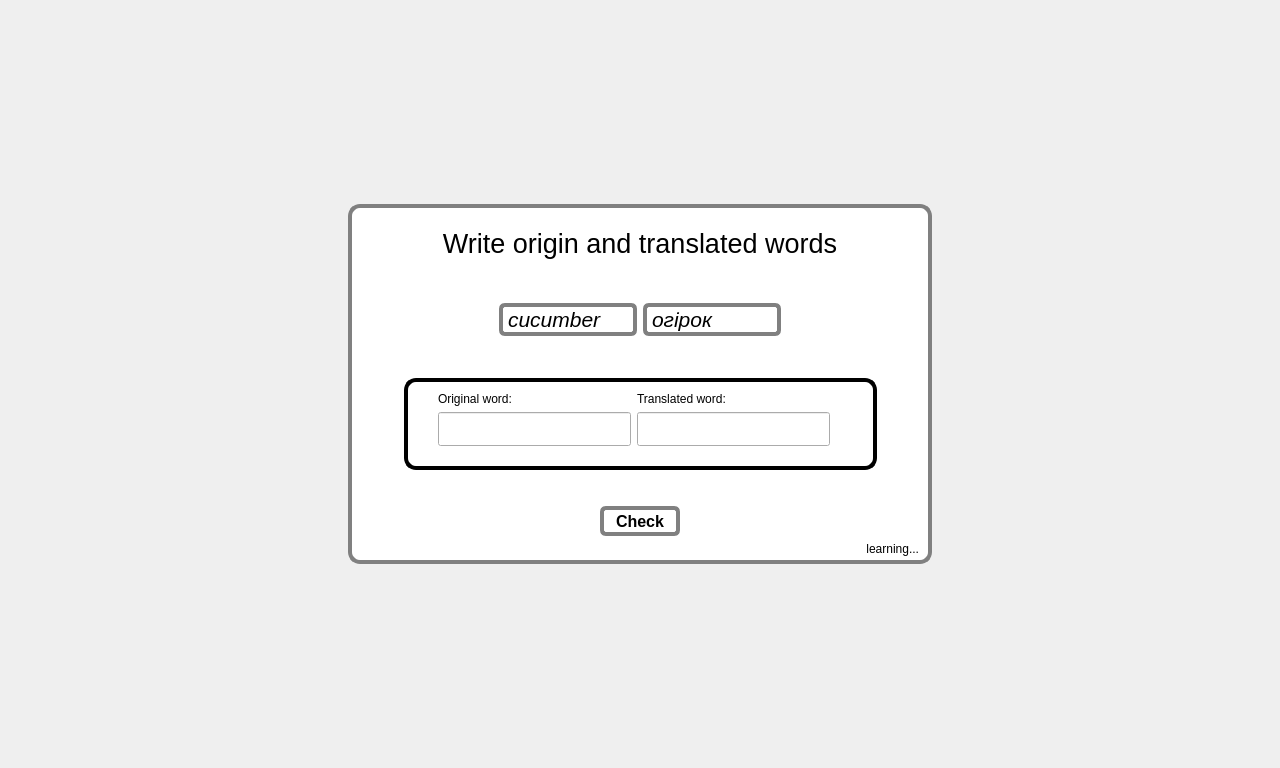
<?xml version="1.0" encoding="UTF-8"?>
<ui version="4.0">
 <class>PopupWindow</class>
 <widget class="QWidget" name="PopupWindow">
  <property name="geometry">
   <rect>
    <x>0</x>
    <y>0</y>
    <width>1280</width>
    <height>768</height>
   </rect>
  </property>
  <property name="minimumSize">
   <size>
    <width>1280</width>
    <height>768</height>
   </size>
  </property>
  <property name="windowTitle">
   <string>Form</string>
  </property>
  <layout class="QHBoxLayout" name="horizontalLayout_5">
   <item>
    <spacer name="horizontalSpacer_7">
     <property name="orientation">
      <enum>Qt::Horizontal</enum>
     </property>
     <property name="sizeHint" stdset="0">
      <size>
       <width>130</width>
       <height>20</height>
      </size>
     </property>
    </spacer>
   </item>
   <item>
    <layout class="QVBoxLayout" name="verticalLayout_2">
     <item>
      <spacer name="verticalSpacer_3">
       <property name="orientation">
        <enum>Qt::Vertical</enum>
       </property>
       <property name="sizeHint" stdset="0">
        <size>
         <width>20</width>
         <height>40</height>
        </size>
       </property>
      </spacer>
     </item>
     <item>
      <widget class="QFrame" name="frame">
       <property name="minimumSize">
        <size>
         <width>584</width>
         <height>360</height>
        </size>
       </property>
       <property name="styleSheet">
        <string notr="true">QFrame#frame {
background-color: white;
border: 4px solid gray;
border-radius: 12px;
}
</string>
       </property>
       <property name="frameShape">
        <enum>QFrame::StyledPanel</enum>
       </property>
       <layout class="QVBoxLayout" name="verticalLayout">
        <property name="topMargin">
         <number>20</number>
        </property>
        <property name="bottomMargin">
         <number>4</number>
        </property>
        <item>
         <widget class="QLabel" name="assignmentLabel">
          <property name="minimumSize">
           <size>
            <width>0</width>
            <height>60</height>
           </size>
          </property>
          <property name="font">
           <font>
            <pointsize>20</pointsize>
           </font>
          </property>
          <property name="text">
           <string>Write origin and translated words</string>
          </property>
          <property name="alignment">
           <set>Qt::AlignHCenter|Qt::AlignTop</set>
          </property>
          <property name="wordWrap">
           <bool>true</bool>
          </property>
         </widget>
        </item>
        <item>
         <layout class="QHBoxLayout" name="horizontalLayout_2">
          <item>
           <spacer name="horizontalSpacer">
            <property name="orientation">
             <enum>Qt::Horizontal</enum>
            </property>
            <property name="sizeHint" stdset="0">
             <size>
              <width>40</width>
              <height>20</height>
             </size>
            </property>
           </spacer>
          </item>
          <item>
           <widget class="QFrame" name="taskFrame">
            <property name="minimumSize">
             <size>
              <width>300</width>
              <height>50</height>
             </size>
            </property>
            <property name="frameShape">
             <enum>QFrame::NoFrame</enum>
            </property>
            <property name="frameShadow">
             <enum>QFrame::Raised</enum>
            </property>
            <layout class="QHBoxLayout" name="horizontalLayout">
             <item>
              <widget class="QLabel" name="origWordLabel">
               <property name="font">
                <font>
                 <pointsize>16</pointsize>
                 <italic>true</italic>
                </font>
               </property>
               <property name="styleSheet">
                <string notr="true">QLabel {
background-color: white;
border: 4px solid gray;
border-radius: 6px;
}
</string>
               </property>
               <property name="text">
                <string>cucumber</string>
               </property>
              </widget>
             </item>
             <item>
              <widget class="QLabel" name="translatedWordLabel">
               <property name="font">
                <font>
                 <pointsize>16</pointsize>
                 <italic>true</italic>
                </font>
               </property>
               <property name="styleSheet">
                <string notr="true">QLabel {
background-color: white;
border: 4px solid gray;
border-radius: 6px;
}
</string>
               </property>
               <property name="text">
                <string>огірок</string>
               </property>
              </widget>
             </item>
            </layout>
           </widget>
          </item>
          <item>
           <spacer name="horizontalSpacer_2">
            <property name="orientation">
             <enum>Qt::Horizontal</enum>
            </property>
            <property name="sizeHint" stdset="0">
             <size>
              <width>40</width>
              <height>20</height>
             </size>
            </property>
           </spacer>
          </item>
         </layout>
        </item>
        <item>
         <spacer name="verticalSpacer">
          <property name="orientation">
           <enum>Qt::Vertical</enum>
          </property>
          <property name="sizeHint" stdset="0">
           <size>
            <width>20</width>
            <height>20</height>
           </size>
          </property>
         </spacer>
        </item>
        <item>
         <layout class="QHBoxLayout" name="horizontalLayout_3">
          <item>
           <spacer name="horizontalSpacer_3">
            <property name="orientation">
             <enum>Qt::Horizontal</enum>
            </property>
            <property name="sizeHint" stdset="0">
             <size>
              <width>40</width>
              <height>20</height>
             </size>
            </property>
           </spacer>
          </item>
          <item>
           <widget class="QFrame" name="answerFrame">
            <property name="minimumSize">
             <size>
              <width>400</width>
              <height>80</height>
             </size>
            </property>
            <property name="styleSheet">
             <string notr="true">QFrame#answerFrame {
background-color: white;
border: 4px solid black;
border-radius: 12px;
}
</string>
            </property>
            <property name="frameShape">
             <enum>QFrame::StyledPanel</enum>
            </property>
            <layout class="QGridLayout" name="gridLayout">
             <property name="leftMargin">
              <number>30</number>
             </property>
             <property name="topMargin">
              <number>10</number>
             </property>
             <property name="rightMargin">
              <number>30</number>
             </property>
             <property name="bottomMargin">
              <number>20</number>
             </property>
             <item row="0" column="0">
              <widget class="QLabel" name="originWordCaption">
               <property name="text">
                <string>Original word:</string>
               </property>
              </widget>
             </item>
             <item row="0" column="1">
              <widget class="QLabel" name="translatedWordCaption">
               <property name="text">
                <string>Translated word:</string>
               </property>
              </widget>
             </item>
             <item row="1" column="0">
              <widget class="QLineEdit" name="origWordLineEdit">
               <property name="minimumSize">
                <size>
                 <width>0</width>
                 <height>34</height>
                </size>
               </property>
               <property name="font">
                <font>
                 <pointsize>16</pointsize>
                 <italic>true</italic>
                </font>
               </property>
              </widget>
             </item>
             <item row="1" column="1">
              <widget class="QLineEdit" name="translatedWordLineEdit">
               <property name="minimumSize">
                <size>
                 <width>0</width>
                 <height>34</height>
                </size>
               </property>
               <property name="font">
                <font>
                 <pointsize>16</pointsize>
                 <italic>true</italic>
                </font>
               </property>
              </widget>
             </item>
             <item row="1" column="2">
              <widget class="QLabel" name="appleLabel">
               <property name="minimumSize">
                <size>
                 <width>0</width>
                 <height>34</height>
                </size>
               </property>
               <property name="maximumSize">
                <size>
                 <width>34</width>
                 <height>34</height>
                </size>
               </property>
               <property name="text">
                <string/>
               </property>
               <property name="pixmap">
                <pixmap resource="teacher.qrc">:/images/grey_apple.png</pixmap>
               </property>
              </widget>
             </item>
            </layout>
           </widget>
          </item>
          <item>
           <spacer name="horizontalSpacer_4">
            <property name="orientation">
             <enum>Qt::Horizontal</enum>
            </property>
            <property name="sizeHint" stdset="0">
             <size>
              <width>40</width>
              <height>20</height>
             </size>
            </property>
           </spacer>
          </item>
         </layout>
        </item>
        <item>
         <layout class="QHBoxLayout" name="horizontalLayout_4">
          <property name="topMargin">
           <number>30</number>
          </property>
          <item>
           <spacer name="horizontalSpacer_5">
            <property name="orientation">
             <enum>Qt::Horizontal</enum>
            </property>
            <property name="sizeHint" stdset="0">
             <size>
              <width>40</width>
              <height>20</height>
             </size>
            </property>
           </spacer>
          </item>
          <item>
           <widget class="QPushButton" name="checkButton">
            <property name="minimumSize">
             <size>
              <width>80</width>
              <height>30</height>
             </size>
            </property>
            <property name="font">
             <font>
              <pointsize>12</pointsize>
              <weight>75</weight>
              <bold>true</bold>
             </font>
            </property>
            <property name="styleSheet">
             <string>QPushButton {
background-color: white;
border: 4px solid gray;
border-radius: 6px;
}
QPushButton:pressed {
background-color: gray;
border: 4px solid black;
border-radius: 6px;
color: white;
}

</string>
            </property>
            <property name="text">
             <string>Check</string>
            </property>
           </widget>
          </item>
          <item>
           <spacer name="horizontalSpacer_6">
            <property name="orientation">
             <enum>Qt::Horizontal</enum>
            </property>
            <property name="sizeHint" stdset="0">
             <size>
              <width>40</width>
              <height>20</height>
             </size>
            </property>
           </spacer>
          </item>
         </layout>
        </item>
        <item>
         <widget class="QLabel" name="modeLabel">
          <property name="text">
           <string>learning...</string>
          </property>
          <property name="alignment">
           <set>Qt::AlignRight|Qt::AlignTrailing|Qt::AlignVCenter</set>
          </property>
         </widget>
        </item>
       </layout>
      </widget>
     </item>
     <item>
      <spacer name="verticalSpacer_4">
       <property name="orientation">
        <enum>Qt::Vertical</enum>
       </property>
       <property name="sizeHint" stdset="0">
        <size>
         <width>20</width>
         <height>40</height>
        </size>
       </property>
      </spacer>
     </item>
    </layout>
   </item>
   <item>
    <spacer name="horizontalSpacer_8">
     <property name="orientation">
      <enum>Qt::Horizontal</enum>
     </property>
     <property name="sizeHint" stdset="0">
      <size>
       <width>129</width>
       <height>20</height>
      </size>
     </property>
    </spacer>
   </item>
  </layout>
 </widget>
 <resources>
  <include location="teacher.qrc"/>
 </resources>
 <connections/>
</ui>
